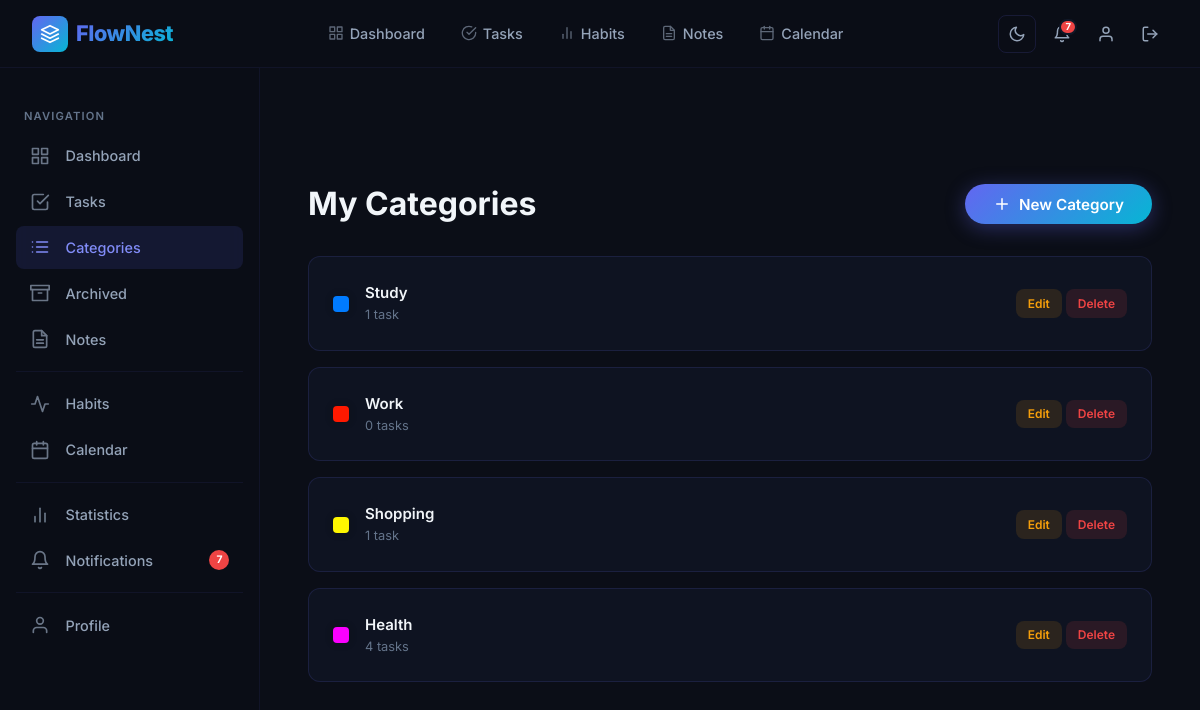
The page /categories/ (signed in) on the database its author committed.
### app/models.py (models this page shows, shortened)
class Category(db.Model):
    __tablename__ = "categories"
    id = db.Column(
        db.Integer,
        primary_key=True
    )
    user = db.relationship(
    "User",
    back_populates="categories"
    )
    tasks = db.relationship(
    "Task",
    back_populates="category",
    lazy=True
    )
    name = db.Column(
        db.String(100),
        nullable=False
    )
    color = db.Column(
        db.String(20),
        default="#007bff"
    )
    user_id = db.Column(
        db.Integer,
        db.ForeignKey("users.id"),
        nullable=False
    )

### app/routes/categories.py (the view)
@categories.route("/")
@login_required
def list_categories():
    categories = Category.query.filter_by(
        user_id=current_user.id
    ).all()
    return render_template(
        "categories/list.html",
        categories=categories
    )

### app/extensions.py (called while the page is built)
@login_manager.user_loader
def load_user(user_id):
    from app.models import User
    return User.query.get(int(user_id))

### app/templates/categories/list.html (shortened to what this page needs)
{% extends "base.html" %}
{% block content %}
<div class="page-wrapper with-sidebar">
    <div class="page-content">
        <div class="page-header fade-in">
            <h2>My Categories</h2>
            <a href="{{ url_for('categories.create_category') }}" class="btn btn-primary">
                <svg viewBox="0 0 24 24" fill="none" stroke="currentColor" stroke-width="2" width="18" height="18" stroke-linecap="round" stroke-linejoin="round">
                    <line x1="12" y1="5" x2="12" y2="19"></line>
                    <line x1="5" y1="12" x2="19" y2="12"></line>
                </svg>
                New Category
            </a>
        </div>
        {% if categories %}
        <div class="categories-grid fade-in fade-in-delay-1">
            {% for category in categories %}
            <div class="category-card">
                <div class="category-card-info">
                    <span class="category-color-swatch" style="background: {{ category.color }};"></span>
                    <div>
                        <div class="category-card-name">{{ category.name }}</div>
                        <div class="category-card-count">{{ category.tasks|length }} task{{ 's' if category.tasks|length != 1 else '' }}</div>
                    </div>
                </div>
                <div class="category-card-actions">
                    <a href="{{ url_for('categories.update_category', category_id=category.id) }}" class="btn-xs btn-warning-soft">Edit</a>
                    <a href="{{ url_for('categories.delete_category', category_id=category.id) }}" class="btn-xs btn-danger-soft"
                        onclick="return confirm('Delete this category? Tasks in this category will become uncategorized.');">Delete</a>
                </div>
            </div>
            {% endfor %}
        </div>
        {% endif %}
    </div>
</div>
{% endblock %}

### rows shown on the page
Category: name "Study", tasks|length "1"
Category: name "Work", tasks|length "0", tasks "s"
Category: name "Shopping", tasks|length "1"
Category: name "Health", tasks|length "4", tasks "s"

### other values the page prints
{{ unread_count }} "7"
